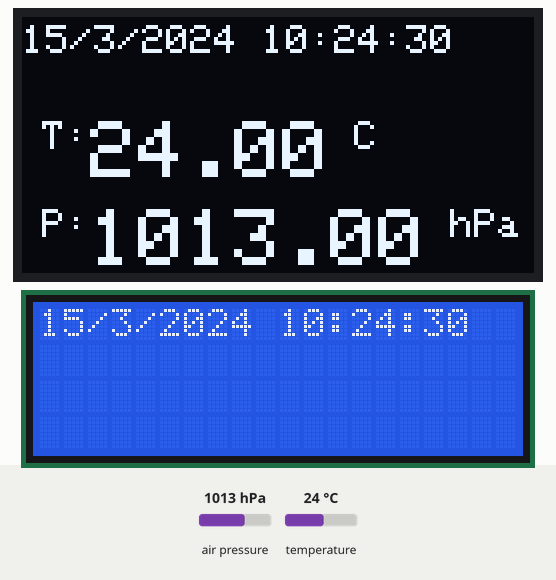
Recording of a sketch running on a simulated Arduino Uno, built with avr-gcc and run on an emulated ATmega328P. Parts: 128×64 one-colour display, 20×4 character LCD. Inputs (shaded band) come from the test bench; at power-on: air pressure 1013 hPa, temperature 24 °C. The local clock reads 2024-03-15 10:24:30 at power-on unless the sketch sets it.

Above: at 0.2 s.
1.3 s: air pressure set to 952 hPa
At 2.6 s:
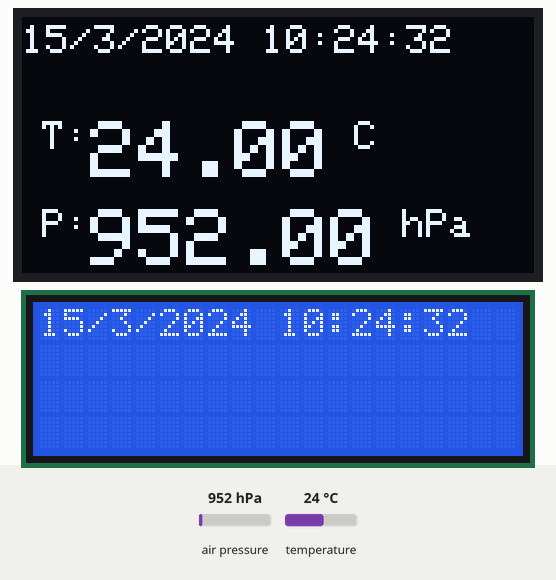
3.5 s: temperature set to 12 °C
At 4.7 s:
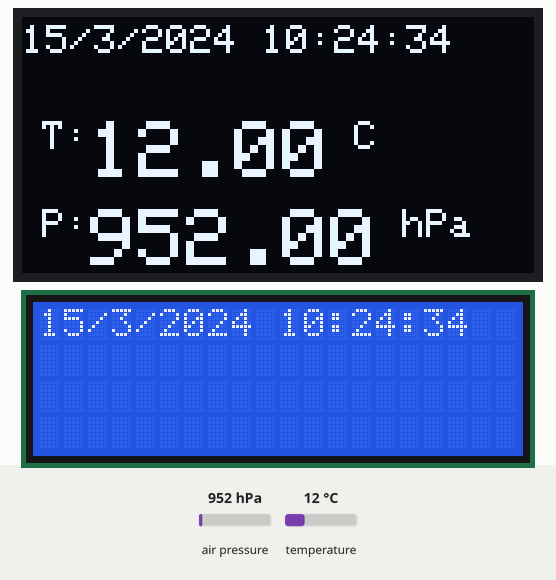
5.6 s: air pressure set to 975 hPa
At 6.4 s:
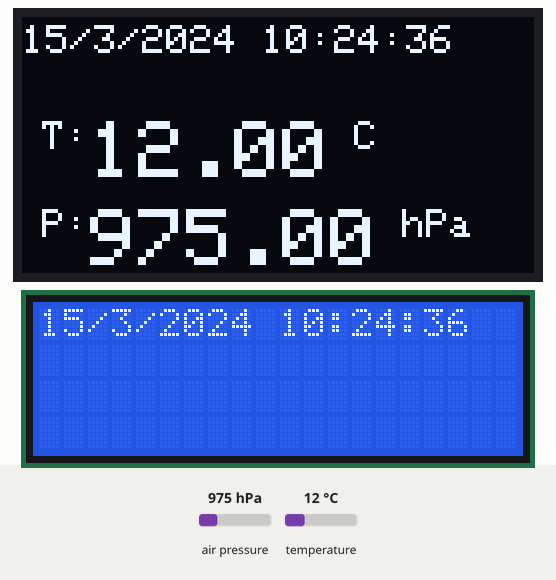
7.5 s: temperature set to 19 °C
At 8.5 s:
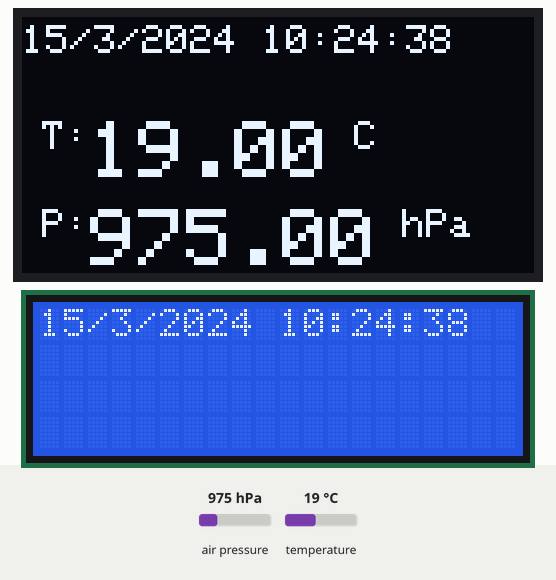
Timing chart, 0 to 10.5 s (numbered marks = the images above; inputs shaded):
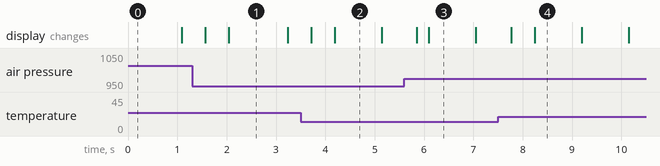

The sketch:

timeConsole.ino
```cpp
#include <Wire.h>
#include <Adafruit_GFX.h>
#include <Adafruit_SSD1306.h>
#include <Adafruit_Sensor.h>
#include <Adafruit_BMP280.h>
#include <RTClib.h>
#include <LiquidCrystal.h>

#define ANCHO 128
#define ALTO 64
#define OLED_RESET 4

Adafruit_SSD1306 oled(ANCHO, ALTO, &Wire, OLED_RESET);
Adafruit_BMP280  bmp;
RTC_DS3231       rtc;
LiquidCrystal    lcd(7, 6, 5, 4, 3, 2);

float TEMPERATURA;
float PRESION, P0;

void setup() {
    Wire.begin();
    oled.begin(SSD1306_SWITCHCAPVCC, 0x3C);
    if (!bmp.begin(0x76)) {
        oled.clearDisplay();
        oled.setCursor(0, 0);
        oled.setTextSize(2);
        oled.print("BMP280 no encontrado!");
        while(1);
    }
    if (!rtc.begin()){
        oled.clearDisplay();
        oled.setCursor(0, 0);
	oled.setTextSize(2);
        oled.print("rtc falló al inicializar!");
        while(1);
    }
    //rtc.adjust(DateTime(__DATE__, __TIME__));
    lcd.begin(20, 4);
}

void loop() {
    oled.clearDisplay();
    oled.setTextColor(WHITE);

    TEMPERATURA = bmp.readTemperature();
    PRESION = bmp.readPressure() / 100;

    oled.setCursor(0, 0);
    oled.setTextSize(1);

    oled.setTextSize(1);
    oled.setCursor(0, 2);

    DateTime ya = rtc.now();
    printTime(ya);
    lcd.setCursor(0, 0);
    printTimeLcd(ya);

    oled.setCursor(5, 26);
    oled.print("T:");
    oled.setTextSize(2);
    oled.print(TEMPERATURA);
    oled.setTextSize(1);
    oled.print(" C");

    oled.setCursor(5, 48);
    oled.print("P:");
    oled.setTextSize(2);
    oled.print(PRESION);
    oled.setTextSize(1);
    oled.print(" hPa");

    oled.display();
    delay(200);
}

String DateToString(DateTime now) {
    char time[22];

    int d, M, y, h, m, s;
    d = now.day();
    M = now.month();
    y = now.year();
    h = now.hour();
    m = now.minute();
    s = now.second();

    sprintf(time, "%d/%d/%d %02d:%02d:%02d  ", d, M, y, h, m, s);
    return String(time);
}

void printTime(DateTime now) {
    oled.print(DateToString(now));
}

void printTimeLcd(DateTime now) {
    lcd.print(DateToString(now));
}
```

Measured:
- what the display in image 2 shows lasts 0.9 s, from 4.2 s to 5.1 s
